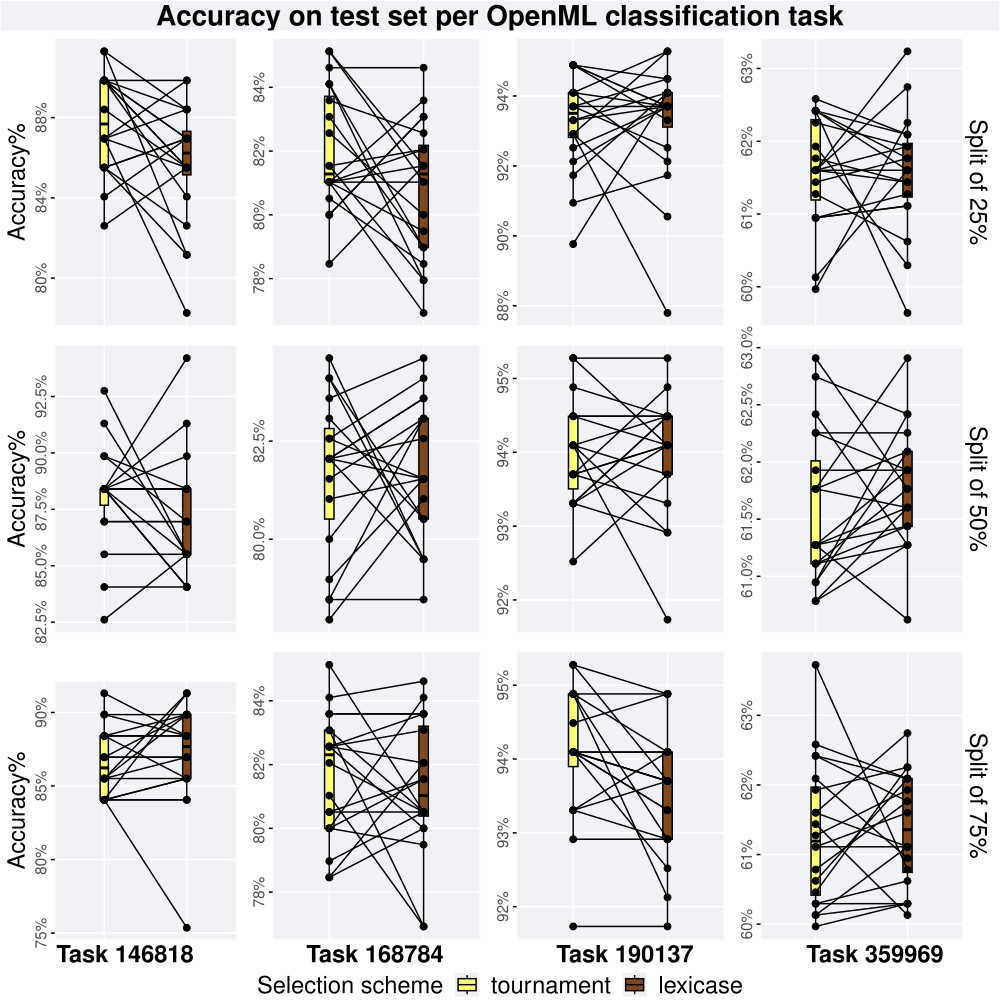

This chart was generated by the following R code:
# responsibe for generating all figures for holdout approach

rm(list = ls())
setwd('~/Desktop/Repositories/lexidate-variation-analysis/Data-Tools/Vizualizer/Classification/')
cat("\014")

library(ggplot2)
library(cowplot)
library(dplyr)
library(PupillometryR)
library(ggpubr)

NAMES = c('tournament', 'lexicase')
SHAPE <- c(21, 24, 22, 25)
cb_palette <- c('#D81B60', '#1E88E5', '#FFC107', '#004D40')
TSIZE <- 17
REPLICATES <- 30
data_dir <- './'
c_task_id_lists <- c(146818, 168784, 190137, 359969)

p_theme <- theme(
  plot.title = element_text(face = "bold", size = 17, hjust=0.5),
  panel.border = element_blank(),
  panel.grid.minor = element_blank(),
  legend.title=element_text(size=17),
  legend.text=element_text(size=17),
  axis.title = element_text(size=17),
  axis.text = element_text(size=11),
  axis.text.y = element_text(angle = 90, hjust = 0.5),
  legend.position="bottom",
  panel.background = element_rect(fill = "#f1f2f5",
                                  colour = "white",
                                  size = 0.5, linetype = "solid")
)

# classification scores
classification_scores <- read.csv(paste(data_dir, '../holdout_data.csv', sep = "", collapse = NULL), header = TRUE, stringsAsFactors = FALSE)
classification_scores$selection <- factor(classification_scores$selection, levels = NAMES)
classification_scores <- filter(classification_scores, task_type == 'classification')

classification_scores <- classification_scores[duplicated(classification_scores$seed) | duplicated(classification_scores$seed, fromLast = TRUE), ] %>%
  select(testing_performance, selection, seed, task_id, split)
classification_scores <- reshape(classification_scores, timevar = 'selection', idvar = c('seed', 'task_id', 'split'), direction = "wide")

names(classification_scores)[names(classification_scores) == "testing_performance.lexicase"] <- "lexicase"
names(classification_scores)[names(classification_scores) == "testing_performance.tournament"] <- "tournament"


classification_scores$score_diff <- classification_scores$lexicase - classification_scores$tournament

# call other scripts to generate rows
source('./testing_25.R')
source('./testing_50.R')
source('./testing_75.R')

bottom = plot_grid(
  get_title(task_1),
  get_title(task_2),
  get_title(task_3),
  get_title(task_4),
  ncol=4
)

# legend
legend <- cowplot::get_legend(
  task_1 +
    guides(
      shape=guide_legend(nrow=1,title="Selection scheme"),
      color=guide_legend(nrow=1,title="Selection scheme"),
      fill=guide_legend(nrow=1,title="Selection scheme"),
    ) +
    theme(
      legend.position = "top",
      legend.box="verticle",
      legend.justification="center"
    )
)

# generate figure
testing_accuracy = plot_grid(
  ggdraw() + draw_label("Accuracy on test set per OpenML classification task", fontface='bold', size = 20) + p_theme,
  testing_25,
  testing_50,
  testing_75,
  bottom,
  legend,
  nrow=6,
  rel_heights =  c(.1, 1,1,1, 0.06, .1),
  label_size = TSIZE
)

save_plot(
  paste(filename ="testing_accuracy.pdf"),
  testing_accuracy,
  base_width=10,
  base_height=10
)
